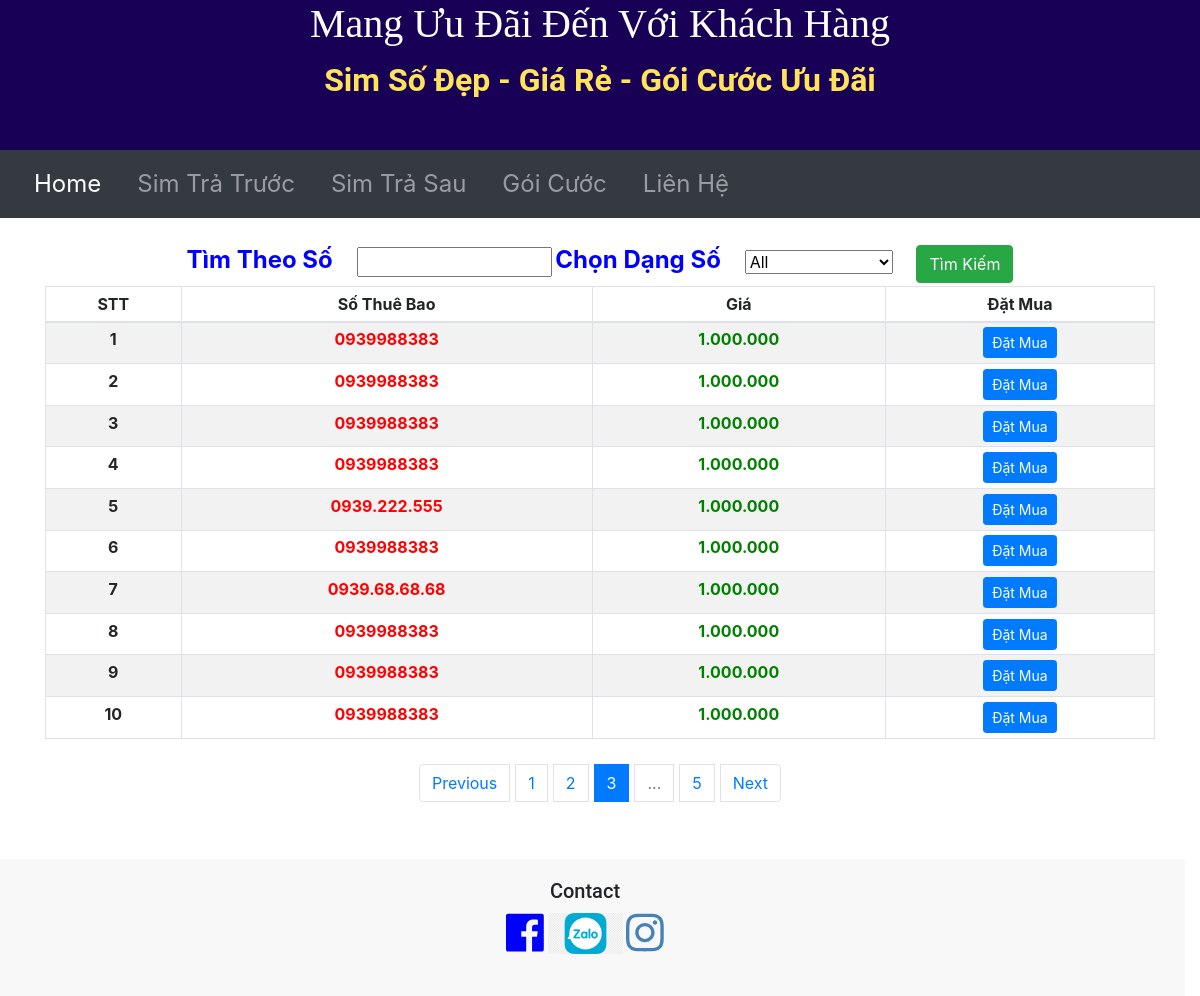
Page /tratruoc/3?dangso=All&socantim= on the committed database.
### main.py (models this page shows)
class SimSo(db.Model):
    id = db.Column(db.Integer, primary_key=True)
    sothuebao = db.Column(db.String(250), nullable=False)
    gia = db.Column(db.String(250), nullable=False)
    dangso = db.Column(db.String(250), nullable=False)

### main.py (the view, shortened to what this page needs)
@app.route("/tratruoc", methods=['GET', 'POST'], defaults={"page": 1})
@app.route('/tratruoc/<int:page>',methods=["GET","POST"])
def tratruoc(page):
    page = page
    pages = 10
    all_sim = SimSo.query.paginate(page,pages,error_out=False)
    dangso = request.args.get('dangso')
    socantim = request.args.get('socantim')
    if dangso != "" and dangso !=None and dangso != "All":
        all_sim = SimSo.query.filter_by(dangso=dangso).paginate(page, pages, error_out=False)
        return render_template('tratruoc.html', all_sim=all_sim, dangso=dangso)
    elif socantim != "" and socantim != None:
        search = "%{}%".format(socantim)
        all_sim = SimSo.query.filter(SimSo.sothuebao.like(search)).paginate(page, pages, error_out=False)
        return render_template('tratruoc.html', all_sim=all_sim, socantim=socantim)
    return render_template('tratruoc.html', all_sim = all_sim, dangso="All")

### templates/tratruoc.html (shortened to what this page needs)
{% include "header.html" %}
<!DOCTYPE html>
<html lang="en" dir="ltr">
<head>
  <link href="{{ url_for('static', filename='css/styles.css')}}" rel="stylesheet">
  <link rel="stylesheet" href="https://cdn.jsdelivr.net/npm/bootstrap@4.6.0/dist/css/bootstrap.min.css">
</head>
<body>
<div class="container ">
  <form class="timso" action="" method="post">
      <div class="col-lg-12">
          <label for=""class="chonsim">Tìm Theo Số</label>
          <input type="text" size="14" name="socantim" value="{{socantim}}" class="btn-timso">
    <label for="cars" class="chonsim">Chọn Dạng Số</label>
    <select name="cars" id="cars" >
      <option  value="{{dangso}}">{{ dangso }}</option>
    </select>
      <button type="submit" class="btn btn-success">Tìm Kiếm</button><br>
  </div>
  </form>
  <div class="bang-tt">
    <table class="table table-sm table-bordered table-striped">
      <thead>
        <tr>
          <th scope="col-3">STT</th>
          <th scope="col-3">Số Thuê Bao</th>
          <th scope="col-3">Giá</th>
          <th scope="col-3">Đặt Mua</th>
        </tr>
      </thead>
      <tbody>
        {% for sim in all_sim.items %}
        <tr>
          <th scope="row">{{loop.index}}</th>
          <td class="stb">{{ sim.sothuebao }}</td>
          <td class="price">{{ sim.gia }}</td>
          <td><a href="{{url_for('show_tt', stb=sim.sothuebao, gia = sim.gia) }}"><button type="submit" class="btn btn-primary btn-sm">Đặt Mua </button></a></td>
        </tr>
      {% endfor %}
      </tbody>
    </table>
    <form>
    <nav aria-label="Page navigation example">
  <ul class="pagination justify-content-center">
    {% if all_sim.has_prev %}
      <li class="page-item"><a class="page-link" href="{{ url_for('tratruoc', page=all_sim.prev_num, dangso=dangso, socantim=socantim) }}">Previous</a></li>
    {% else %}
      <li class="page-item"><a class="page-link" href="">Previous</a></li>
    {% endif %}
    {% for page in all_sim.iter_pages(left_edge=2, right_edge=1,left_current=1, right_current=1) %}
     {% if page %}
        {% if page==all_sim.page %}
          <li class="page-item active" ><a class="page-link" href="{{ url_for('tratruoc', page=page, dangso=dangso, socantim=socantim) }}" >{{ page }}</a></li>
        {% else %}
          <li class="page-item" ><a class="page-link" href="{{ url_for('tratruoc', page=page, dangso=dangso, socantim=socantim) }}" >{{ page }}</a></li>
        {% endif %}
      {% else %}
          <li class="page-item disabled" ><a class="page-link" href="" >...</a></li>
    {% endif %}
     {% endfor %}
    {% if all_sim.has_next %}
      <li class="page-item"><a class="page-link" href="{{ url_for('tratruoc', page=all_sim.next_num, dangso=dangso, socantim=socantim) }}">Next</a></li>
    {% else %}
      <li class="page-item"><a class="page-link" href="">Next</a></li>
    {% endif %}
  </ul>
</nav>
      </form>
  </div>
</div>
</body>
{% include "footer.html" %}
</html>

### static/css/styles.css (style rules this page uses)
body { font-size: 16px; font-family: 'Merriweather', serif; position: relative; padding-left: 0px; }
.page-item { margin: 5px 3px 5px 3px; }
.bang-tt { width: 45%; margin: auto; margin-top: 1%; }
.stb { color: red; font-weight: bold; }
.price { color: green; font-weight:bolder; }
.timso { color: blue; font-weight: bolder; font-size: 1rem; text-align: center; }
.chonsim { padding-right: 20px; font-size: 1.5rem; }
#cars { margin-right: 20px; padding-right: 40px; }
.pagination { margin-top: 20px; }
.container { position: relative; text-align: center; margin-top: 2%; }
@media screen and (max-width: 1200px) { .bang-tt { font-size: 1rem; width: 100%; margin:auto; } }

### rows in the picture
SimSo: sothuebao "0939988383", gia "1.000.000"
SimSo: sothuebao "0939988383", gia "1.000.000"
SimSo: sothuebao "0939988383", gia "1.000.000"
SimSo: sothuebao "0939988383", gia "1.000.000"
SimSo: sothuebao "0939.222.555", gia "1.000.000"
SimSo: sothuebao "0939988383", gia "1.000.000"
SimSo: sothuebao "0939.68.68.68", gia "1.000.000"
SimSo: sothuebao "0939988383", gia "1.000.000"
SimSo: sothuebao "0939988383", gia "1.000.000"
SimSo: sothuebao "0939988383", gia "1.000.000"

### other values in the picture
{{ page }} "1" "2" "5"
{{ page }} "3"
form field cars "All"
